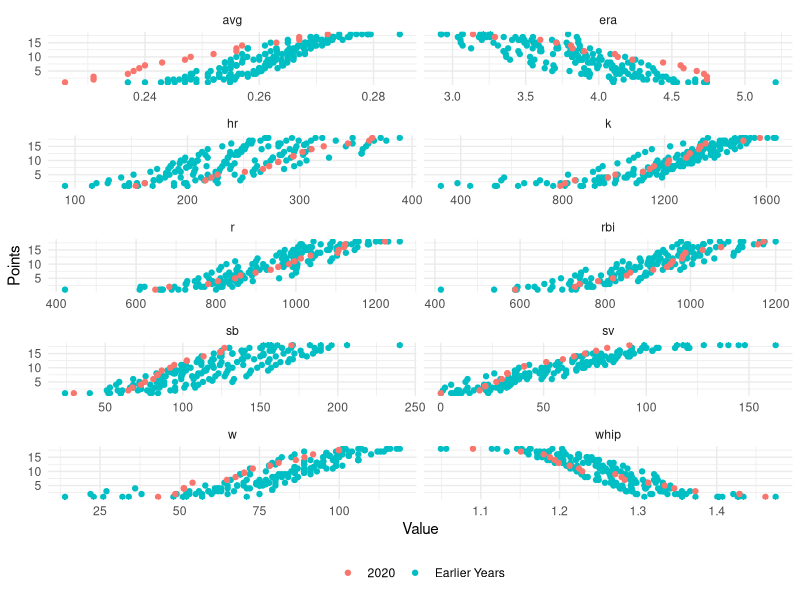

Recreate this plot in R. (Note: this script raises an error after producing the figure.)
#set up file
library(tidyverse)
library(readxl)

#read in results from pre-2014
results <- read_xlsx("./history/historicalresults.xlsx") %>% 
  mutate(Category = tolower(Category))



#reorder columns to match 2014 and 2015
results <- select(results, Category, Value, Year, Points)

sb <- filter(results, Category == "sb")

######################################
#####read in the 2014 results#########
######################################
standings.2014 <- read_csv("./history/results2014.csv") %>% 
      select(R, HR, RBI, SB, Avg, W, K, Sv, ERA, WHIP) %>% 
  rename_all(.funs = tolower) %>% 
  gather("Category", "Value") %>%
  mutate(Value = as.numeric(Value)) %>% 
  group_by(Category) %>% 
  arrange(desc(Value)) %>%
  mutate(Points = min_rank(Value)) %>% 
  mutate(Points = ifelse(Category %in% c("era", "whip"), 
                         19-Points, 
                         Points), 
         Year = 2014)

######################################
#####read in the 2015 results#########
######################################
standings.2015 <- read_csv("./history/results2015.csv") %>% 
  select(R, HR, RBI, SB, Avg, W, K, Sv, ERA, WHIP) %>% 
  rename_all(.funs = tolower) %>% 
  gather("Category", "Value") %>% 
  group_by(Category) %>% 
  arrange(desc(Value)) %>%
  mutate(Points = min_rank(Value)) %>% 
  mutate(Points = ifelse(Category %in% c("era", "whip"), 
                         19-Points, 
                         Points), 
         Year = 2015)

######################################
##### Merge All Results Together######
######################################
all_results <- bind_rows(results, standings.2014, standings.2015) %>%
      #filter out rows from 2013 that seem to be outliers
      filter(!(Year==2013 & Category %in% c("r", "rbi", "hr"))) %>% 
  arrange(Category, Year, -Value) 

save(all_results, file="historicalresults.rda")

######################################
#####Graphs and Analysis go Here######
######################################
library(ggplot2)
library(broom)

counting_cats <- c("r","hr","rbi","sb", "k","sv","w")

catplot <- all_results %>% 
  mutate(LastYear = ifelse(Year >2019, "2020", "Earlier Years"),
         Value = ifelse(Category %in% counting_cats & Year == 2020, Value*2.7, Value)) %>% 
  ggplot(aes(x=Value, y=Points)) +
  geom_point(aes(color = LastYear)) +
  facet_wrap(~ Category, ncol=2, scales="free_x") +
  theme_minimal() +
  theme(legend.position = "bottom",
        legend.title=element_blank())

ggsave("catplot.png", catplot, width=6, height = 8)

###Regression Time####

#filter out 1, 2, 17 and 18 point recipients (skew results)
regress <- results %>% filter(Points > 2 & Points < 17) %>% 
  filter(CURRENT_YEAR - Year < 4) %>% 
  mutate(Value = ifelse(Category %in% counting_cats & Year == 2020, Value*2.7, Value),
  weight = case_when(
    Year == CURRENT_YEAR - 1 ~ 3,
    Year == CURRENT_YEAR - 2 ~ 2,
    Year == CURRENT_YEAR - 3 ~ 1
  )) 

regress %>% filter(Category == "r") %>% 
  ggplot(aes(x = Value, y = Points)) +
  geom_point()

#run the regression for each category
regress_results <- regress %>% 
  nest(data = -Category) %>% 
  mutate(fit = map(data, ~lm(Points ~ Value, weights=weight, data = .)),
         tidied = map(fit, tidy)) %>% 
  unnest(tidied)
  

#organize regression results in to tidy df for calculating value 
coefs <- regress_results %>% 
      filter(term == "Value") %>%
      select(Category, estimate)

save(coefs, file="coefs.rda")

#organize regression results in to tidy df for calculating standings
coefs.standings <- regress_results %>% 
  select(Category, term, estimate)  %>% 
  filter(!str_detect(term, "factor")) %>% 
  spread(term, estimate)


names(coefs.standings)[2:3] <- c("yint", "coef")

save(coefs.standings, file="standingscoefs.rda")
